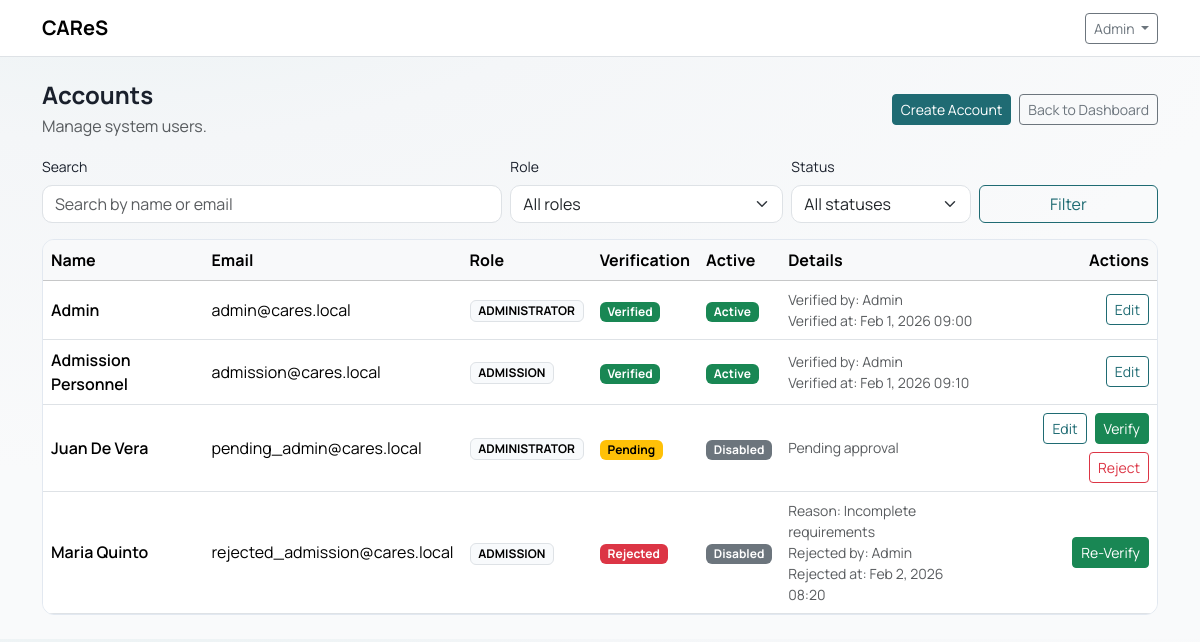
Screenshot of /administrator/accounts (signed in) with the database file from the repository.
### tables this page shows
CREATE TABLE users (
    id INT UNSIGNED AUTO_INCREMENT PRIMARY KEY,
    name VARCHAR(150) NOT NULL,
    email VARCHAR(150) NOT NULL UNIQUE,
    password VARCHAR(255) NOT NULL,
    role ENUM('administrator', 'admission') NOT NULL DEFAULT 'admission',
    account_status ENUM('pending', 'verified', 'rejected') NOT NULL DEFAULT 'verified',
    email_verified_at DATETIME NULL,
    verified_by INT UNSIGNED NULL,
    verified_at DATETIME NULL,
    rejected_by INT UNSIGNED NULL,
    rejected_at DATETIME NULL,
    rejection_reason VARCHAR(255) NULL,
    is_active TINYINT(1) NOT NULL DEFAULT 1,
    force_password_change TINYINT(1) NOT NULL DEFAULT 0,
    failed_login_attempts INT UNSIGNED NOT NULL DEFAULT 0,
    locked_until DATETIME NULL,
    is_deleted TINYINT(1) NOT NULL DEFAULT 0,
    created_by INT UNSIGNED NULL,
    updated_by INT UNSIGNED NULL,
    deleted_by INT UNSIGNED NULL,
    created_at TIMESTAMP NOT NULL DEFAULT CURRENT_TIMESTAMP,
    updated_at TIMESTAMP NULL DEFAULT NULL ON UPDATE CURRENT_TIMESTAMP,
    deleted_at DATETIME NULL,
    INDEX idx_users_role (role),
    INDEX idx_users_status (account_status),
    INDEX idx_users_active (is_active),
    INDEX idx_users_deleted (is_deleted)
);

### core/View.php (called while the page is built, shortened)
<?php
final class View
{
    public static function render(string $viewPath, array $data = []): void
    {
        require __DIR__ . '/../app/Views/layouts/main.php';
    }
}

### app/Controllers/AccountsController.php (called while the page is built, shortened)
<?php
final class AccountsController
{
    public static function index(): void
    {
        $q = trim((string)($_GET['q'] ?? ''));
        $role = trim((string)($_GET['role'] ?? ''));
        $status = trim((string)($_GET['status'] ?? ''));
        $where = "WHERE u.is_deleted = 0";
        $params = [];
        $where .= " AND u.role IN ('administrator', 'admission')";
        $sql = "SELECT u.id,
                       u.name,
                       u.email,
                       u.role,
                       u.account_status,
                       u.rejection_reason,
                       u.is_active,
                       u.created_at,
                       u.verified_at,
                       u.rejected_at,
                       v.name AS verified_by_name,
                       r.name AS rejected_by_name
                FROM users u
                LEFT JOIN users v ON v.id = u.verified_by
                LEFT JOIN users r ON r.id = u.rejected_by
                $where
                ORDER BY u.created_at DESC";
        $st = Database::pdo()->prepare($sql);
        $st->execute($params);
        $users = $st->fetchAll();
        View::render('admin/accounts/index', [
            'title' => 'Accounts',
            'users' => $users,
            'q' => $q,
            'roleFilter' => $role,
            'statusFilter' => $status,
        ]);
    }
}

### public/index.php (called while the page is built, shortened)
<?php
$router = new Router();
$uri = parse_url($_SERVER['REQUEST_URI'] ?? '/', PHP_URL_PATH) ?: '/';
$path = str_starts_with($uri, BASE_PATH) ? substr($uri, strlen(BASE_PATH)) : $uri;
$path = $path === '' ? '/' : $path;
$method = $_SERVER['REQUEST_METHOD'] ?? 'GET';
$router->get('/', fn() => redirect('/login'));
$router->get('/login', [AuthController::class, 'showLogin']);
$router->post('/login', [AuthController::class, 'login']);
$router->get('/logout', [AuthController::class, 'logout']);
$router->get('/register', [AuthController::class, 'showRegister']);
$router->post('/register', [AuthController::class, 'register']);
$router->get('/verify-email', [AuthController::class, 'showVerifyEmail']);
$router->post('/verify-email', [AuthController::class, 'verifyEmail']);
$router->post('/verify-email/resend', [AuthController::class, 'resendVerifyEmail']);
$router->get('/force-password-change', [AuthController::class, 'showForcePasswordChange']);
$router->post('/force-password-change', [AuthController::class, 'forcePasswordChange']);
$router->get('/forgot-password', [AuthController::class, 'showForgotPassword']);
$router->post('/forgot-password', [AuthController::class, 'forgotPassword']);
$router->get('/reset-password', [AuthController::class, 'showResetPassword']);
$router->post('/reset-password', [AuthController::class, 'resetPassword']);
$router->get('/admin', fn() => redirect('/administrator'));
$router->get('/guidance', fn() => redirect('/admission'));
$router->get('/administrator', [AdminController::class, 'dashboard']);
$router->get('/administrator/accounts', function () {
    RoleMiddleware::requireRole('administrator');
    AccountsController::index();
});
$router->get('/administrator/accounts/create', function () {
    RoleMiddleware::requireRole('administrator');
    AccountsController::create();
});
$router->post('/administrator/accounts/create', function () {
    RoleMiddleware::requireRole('administrator');
    AccountsController::store();
});
$router->get('/administrator/accounts/edit', function () {
    RoleMiddleware::requireRole('administrator');
    AccountsController::edit();
});
$router->post('/administrator/accounts/edit', function () {
    RoleMiddleware::requireRole('administrator');
    AccountsController::update();
});
$router->post('/administrator/accounts/toggle', function () {
    RoleMiddleware::requireRole('administrator');
    AccountsController::toggleActive();
});
$router->post('/administrator/accounts/reset-password', function () {
    RoleMiddleware::requireRole('administrator');
    AccountsController::resetPassword();
});
$router->post('/administrator/accounts/verify', function () {
    RoleMiddleware::requireRole('administrator');
    AccountsController::verify();
});
$router->post('/administrator/accounts/reject', function () {
    RoleMiddleware::requireRole('administrator');
    AccountsController::reject();
});
$router->get('/administrator/matrix', [AdminController::class, 'matrix']);
$router->post('/administrator/matrix', [AdminController::class, 'saveMatrix']);
$router->get('/administrator/scores', [AdminController::class, 'scores']);
$router->get('/administrator/results', [AdminController::class, 'results']);
$router->get('/administrator/logs', [AdminController::class, 'logs']);
$router->get('/administrator/reports', [AdminController::class, 'reports']);
$router->get('/administrator/profile', [AdminController::class, 'profile']);
$router->post('/administrator/profile', [AdminController::class, 'updateProfile']);
$router->post('/administrator/profile/password', [AdminController::class, 'updatePassword']);
$router->get('/administrator/students', function () {
    RoleMiddleware::requireRole('administrator');
    AccountsController::students();
});
$router->get('/administrator/students/create', function () {
    RoleMiddleware::requireRole('administrator');
    AccountsController::createStudent();
});
$router->post('/administrator/students/create', function () {
    RoleMiddleware::requireRole('administrator');
    AccountsController::storeStudent();
});
$router->get('/administrator/students/edit', function () {
    RoleMiddleware::requireRole('administrator');
    AccountsController::editStudent();
});
$router->post('/administrator/students/edit', function () {
    RoleMiddleware::requireRole('administrator');
    AccountsController::updateStudent();
});
$router->get('/admission', [AdmissionController::class, 'dashboard']);
$router->get('/admission/encode', [AdmissionController::class, 'encode']);
$router->get('/admission/results', [AdmissionController::class, 'results']);
$router->get('/admission/storage', [AdmissionController::class, 'storage']);
$router->get('/admission/students', [AdmissionController::class, 'students']);
$router->get('/admission/students/edit', [AdmissionController::class, 'editStudent']);
$router->post('/admission/students/edit', [AdmissionController::class, 'updateStudent']);
$router->dispatch($method, $path);

### core/Router.php (called while the page is built, shortened)
<?php
final class Router
{
    private array $routes = ['GET' => [], 'POST' => []];
    public function get(string $path, callable $handler): void
    {
        $this->routes['GET'][$path] = $handler;
    }
    public function post(string $path, callable $handler): void
    {
        $this->routes['POST'][$path] = $handler;
    }
    public function dispatch(string $method, string $path): void
    {
        $handler = $this->routes[$method][$path] ?? null;
        $handler();
    }
}

### core/Helpers.php (called while the page is built, shortened)
<?php
function e(string $value): string
{
    return htmlspecialchars($value, ENT_QUOTES, 'UTF-8');
}

### core/Database.php (called while the page is built, shortened)
<?php
final class Database
{
    private static ?PDO $pdo = null;
    public static function pdo(): PDO
    {
        $dsn = sprintf(
            'mysql:host=%s;dbname=%s;charset=%s',
            DB_HOST,
            DB_NAME,
            DB_CHARSET
        );
        $options = [
            PDO::ATTR_ERRMODE            => PDO::ERRMODE_EXCEPTION,
            PDO::ATTR_DEFAULT_FETCH_MODE => PDO::FETCH_ASSOC,
            PDO::ATTR_EMULATE_PREPARES   => false,
        ];
        try {
            self::$pdo = new PDO($dsn, DB_USER, DB_PASS, $options);
            self::$pdo->exec("SET time_zone = '+08:00'");
            return self::$pdo;
        } catch (PDOException $e) {
            if (APP_DEBUG) {
                exit('DB Error: ' . e($e->getMessage()));
            }
            exit('Database connection failed.');
        }
    }
}

### app/Views/admin/accounts/index.php (the view, shortened to what this page needs)
<div class="d-flex flex-wrap align-items-center justify-content-between gap-2 mb-3">
  <div>
    <h4 class="fw-bold mb-1">Accounts</h4>
    <p class="text-muted mb-0">Manage system users.</p>
  </div>
  <div class="d-flex flex-wrap gap-2">
    <a class="btn btn-primary btn-sm" href="<?= e(BASE_PATH) ?>/administrator/accounts/create">Create Account</a>
    <a class="btn btn-outline-secondary btn-sm" href="<?= e(BASE_PATH) ?>/administrator">Back to Dashboard</a>
  </div>
</div>
<form class="row g-2 align-items-end mb-3" method="get" action="<?= e(BASE_PATH) ?>/administrator/accounts">
  <div class="col-12 col-md-5">
    <label class="form-label small">Search</label>
    <input class="form-control" type="text" name="q" value="<?= e((string)($q ?? '')) ?>" placeholder="Search by name or email">
  </div>
  <div class="col-12 col-md-3">
    <label class="form-label small">Role</label>
    <select class="form-select" name="role">
      <option value="">All roles</option>
    </select>
  </div>
  <div class="col-12 col-md-2">
    <label class="form-label small">Status</label>
    <select class="form-select" name="status">
      <option value="">All statuses</option>
    </select>
  </div>
  <div class="col-12 col-md-2 d-grid">
    <button class="btn btn-outline-primary" type="submit">Filter</button>
  </div>
</form>
<?php if (!empty($users)): ?>
  <div class="d-none d-md-block">
    <div class="table-responsive">
      <table class="table table-hover align-middle mb-0">
        <thead class="table-light">
          <tr>
            <th>Name</th>
            <th>Email</th>
            <th>Role</th>
            <th>Verification</th>
            <th>Active</th>
            <th>Details</th>
            <th class="text-end">Actions</th>
          </tr>
        </thead>
        <tbody>
          <?php foreach ($users as $u): ?>
            <?php
            $isActive = (int)$u['is_active'] === 1;
            $status = (string)($u['account_status'] ?? 'verified');
            $isSystemRole = in_array($u['role'], ['administrator', 'admission'], true);
            ?>
            <tr>
              <td class="fw-semibold"><?= e($u['name']) ?></td>
              <td><?= e($u['email']) ?></td>
              <td><span class="badge text-bg-light border text-uppercase"><?= e($u['role']) ?></span></td>
              <td>
                <span class="badge <?= $status === 'verified' ? 'text-bg-success' : ($status === 'rejected' ? 'text-bg-danger' : 'text-bg-warning') ?>">
                  <?= e(ucfirst($status)) ?>
                </span>
              </td>
              <td>
                <span class="badge <?= $isActive ? 'text-bg-success' : 'text-bg-secondary' ?>">
                  <?= $isActive ? 'Active' : 'Disabled' ?>
                </span>
              </td>
              <td class="text-muted small">
                <?php if ($status === 'rejected'): ?>
                  <div>Reason: <?= e((string)($u['rejection_reason'] ?? '')) ?></div>
                  <div>Rejected by: <?= e((string)($u['rejected_by_name'] ?? '-')) ?></div>
                  <div>Rejected at: <?= e(!empty($u['rejected_at']) ? date('M j, Y H:i', strtotime((string)$u['rejected_at'])) : '-') ?></div>
                <?php elseif ($status === 'verified'): ?>
                  <div>Verified by: <?= e((string)($u['verified_by_name'] ?? '-')) ?></div>
                  <div>Verified at: <?= e(!empty($u['verified_at']) ? date('M j, Y H:i', strtotime((string)$u['verified_at'])) : '-') ?></div>
                <?php else: ?>
                  <div>Pending approval</div>
                <?php endif; ?>
              </td>
              <td class="text-end">
                <div class="d-flex flex-wrap gap-2 justify-content-end">
                  <?php if ($status !== 'rejected'): ?>
                    <a class="btn btn-outline-primary btn-sm" href="<?= e(BASE_PATH) ?>/administrator/accounts/edit?id=<?= (int)$u['id'] ?>">Edit</a>
                  <?php else: ?>
                    <button
                      class="btn btn-success btn-sm"
                      type="button"
                      data-bs-toggle="modal"
                      data-bs-target="#reverifyModal"
                      data-id="<?= (int)$u['id'] ?>"
                      data-name="<?= e($u['name']) ?>">
                      Re-Verify
                    </button>
                  <?php endif; ?>
                  <?php if ($isSystemRole && $status === 'pending'): ?>
                    <button
                      class="btn btn-success btn-sm"
                      type="button"
                      data-bs-toggle="modal"
                      data-bs-target="#verifyModal"
                      data-id="<?= (int)$u['id'] ?>"
                      data-name="<?= e($u['name']) ?>">
                      Verify
                    </button>
                    <button
                      class="btn btn-outline-danger btn-sm"
                      type="button"
                      data-bs-toggle="modal"
                      data-bs-target="#rejectModal"
                      data-id="<?= (int)$u['id'] ?>"
                      data-name="<?= e($u['name']) ?>">
                      Reject
                    </button>
                  <?php endif; ?>
                </div>
              </td>
            </tr>
          <?php endforeach; ?>
        </tbody>
      </table>
    </div>
  </div>
<?php else: ?>
  <div class="card shadow-sm">
    <div class="card-body text-muted">No accounts found.</div>
  </div>
<?php endif; ?>

### rows the page displays
users: name "Admin", email "admin@cares.local", role "ADMINISTRATOR", account_status "Verified", is_active "Active", verified_at "Feb 1, 2026 09:00"
users: name "Admission Personnel", email "admission@cares.local", role "ADMISSION", account_status "Verified", is_active "Active", users.name "Admin", verified_at "Feb 1, 2026 09:10"
users: name "Juan De Vera", email "pending_admin@cares.local", role "ADMINISTRATOR", account_status "Pending", is_active "Disabled", shows "Pending approval"
users: name "Maria Quinto", email "rejected_admission@cares.local", role "ADMISSION", account_status "Rejected", is_active "Disabled", rejection_reason "Incomplete requirements", users.name "Admin", rejected_at "Feb 2, 2026 08:20"

### other values shown
APP_NAME "CAReS"
$_SESSION['name'] "Admin"
